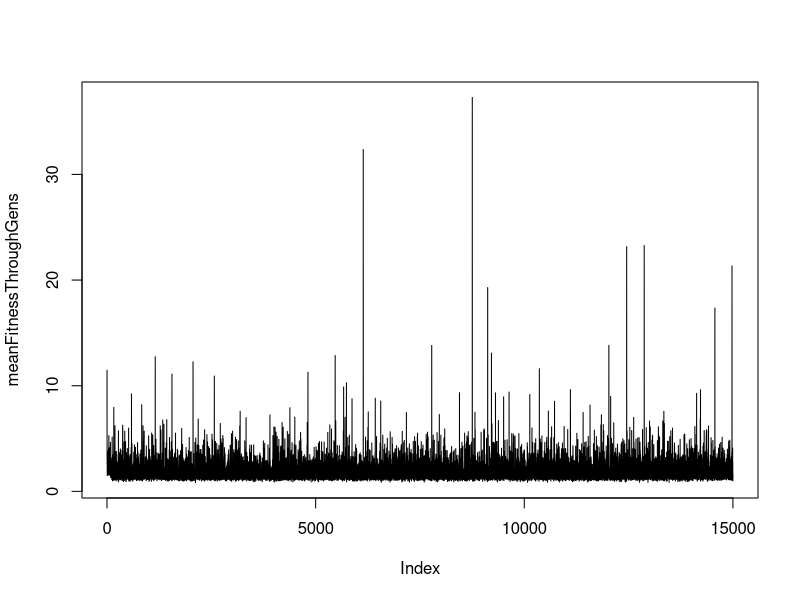
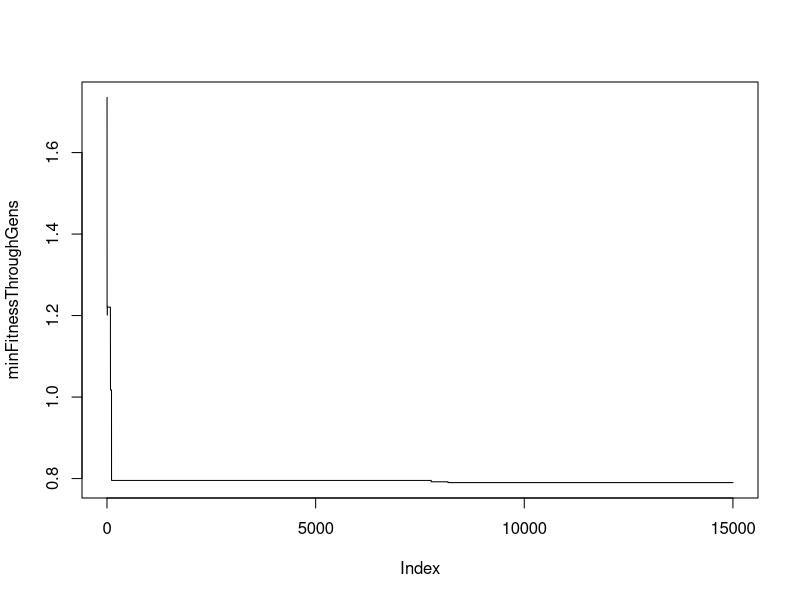
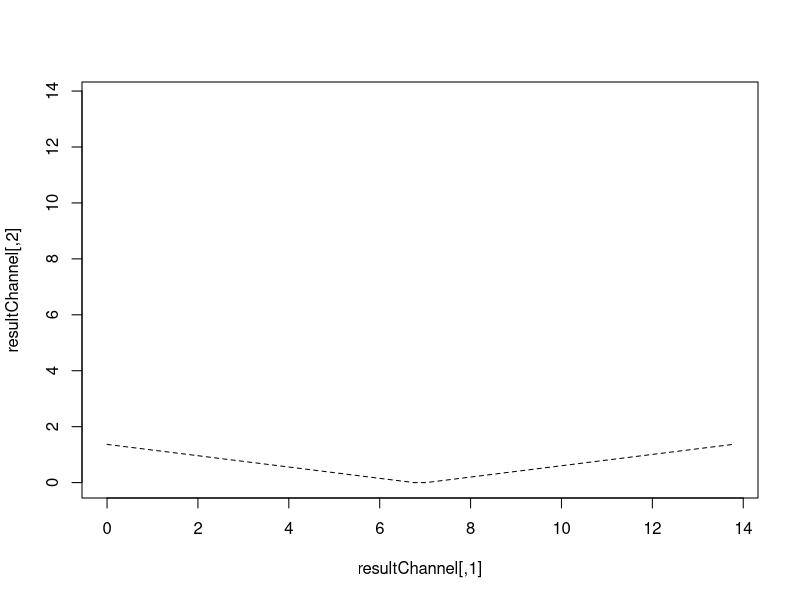

Generate these figures, in order, with R:
rm(list=ls())

library(pracma)

#set.seed(2)

##########

bkfWidth = 12
bkfDepth = 1
bottomWidth = bkfWidth/2

slopeRange = c(0.040,0.040)
nRange = c(0.050,0.08)

idealStats = c(12.72,1.05,12.3,26.28) # width, depth, area, volumetric flow rate, units are feet and seconds

wWeight = 2 # relative weights for width, depth, area and flow
dWeight = 1
aWeight = 3
qWeight = 4


numGenerations = 15000
popSize = 25
mutaters = 4
elitism = 0
tourneySize = 4

volatility = 1

##########

currentGen = 1

inSlope = runif(1,min=slopeRange[1],max=slopeRange[2])
inN = runif(1,min=nRange[1],max=nRange[2])

weights = c(wWeight,dWeight,aWeight,qWeight)

initialChannelSet = c(bkfWidth, bkfDepth, bottomWidth, inSlope, inN) # seed channel

repairChannel = function(channelSet) { # need something better than set back to 1
  
  if(channelSet[1] < 0) {
    channelSet[1] = 1
  }
  
  if(channelSet[2] < 0) {
    channelSet[2] = 1
  }
  
  if(channelSet[3] < 0) {
    channelSet[3] = 1
  }
  
  if(channelSet[3] > channelSet[1]) {
    channelSet[3] = channelSet[1]
  }
  
  if (channelSet[4] < min(slopeRange)) {
    channelSet[4] = min(slopeRange)
  } else if (channelSet[4] > max(slopeRange)) {
    channelSet[4] = max(slopeRange)
  }
  
  if (channelSet[5] < min(nRange)) {
    channelSet[5] = min(nRange)
  } else if (channelSet[5] > max(nRange)) {
    channelSet[5] = max(nRange)
  }
  
  return(channelSet)
  
}

peturbChannel = function(channelSet) {
  
  channelSet[1] = channelSet[1] + rnorm(1,mean=0,sd=channelSet[1]*volatility)
  channelSet[2] = channelSet[2] + rnorm(1,mean=0,sd=channelSet[2]*volatility)
  channelSet[3] = channelSet[3] + rnorm(1,mean=0,sd=channelSet[3]*volatility)
  
  channelSet[4] = channelSet[4] + rnorm(1,mean=0,sd=diff(slopeRange)*volatility*.25)
  channelSet[5] = channelSet[5] + rnorm(1,mean=0,sd=diff(nRange)*volatility*.25)
  
  channelSet = repairChannel(channelSet)
  
  return(channelSet)
}

##### Chanel data funcs

getChanW = function(channelSet) {
  
  width = channelSet[1]
  return(width)
  
}

getChanA = function(channelSet) {
  
  top = channelSet[1]
  depth = channelSet[2]
  bottom = channelSet[3]
  
  area = (top+bottom)/2 * depth
  return(area)
  
}

getChanD = function(channelSet) {
  
  area = getChanA(channelSet)
  width = getChanW(channelSet)
  depth = area / width
  return(depth)
  
}

getChanWP = function(channelSet) {
  
  top = channelSet[1]
  depth = channelSet[2]
  bottom = channelSet[3]
  
  deltaXSlope = (top-bottom)/2
  deltaySlope = depth
  
  slopeLength = sqrt(deltaXSlope^2 + deltaySlope^2)
  
  wettedPerimeter = bottom+(slopeLength*2)
  return(wettedPerimeter)
  
}

getChanQ = function(channelSet) { #this is the IMPERIAL eqn
  
  n = channelSet[5]
  slope = channelSet[4]
  area = getChanA(channelSet)
  wettedP = getChanWP(channelSet)
  hydRadius = area / wettedP
  
  flow = (1.49/n) * area * hydRadius^(2/3) * sqrt(slope)
  return(flow)
  
}

getChanStats = function(channelSet) { # dims are ft and seconds
  
  
  width = getChanW(channelSet)
  depth = getChanD(channelSet)
  area = getChanA(channelSet)
  flow = getChanQ(channelSet)
  
  statvec = c(width,depth,area,flow)
  return(statvec)
  
}

popChanStats = function(population) { # makes a matrix, each row the w/d/a/q for a population of channels
  
  statMat = matrix(0,nrow(population),4)
  for (i in 1:nrow(population)) {
    
    statMat[i,] = getChanStats(currentPop[i,])
    
  }
  return(statMat)
  
}

objFunction = function(ideal,actual,weights) { # will need a way to penalize roughness; lower obj function scores are better
  
  absoluteOff = actual - ideal
  perOff = absoluteOff / ideal
  weightedOff = perOff * weights
  
  distanceOff = dist(rbind(weightedOff,c(0,0,0,0)))
  
  
  return(as.numeric(distanceOff))
  
}

evaluatePopulationFitness = function(ideal,statMat,weights) {
  
  
  fitnessVec = matrix(0,nrow(statMat),1)
  for (i in 1:nrow(statMat)) {
    
    fitnessVec[i] = objFunction(ideal,statMat[i,],weights)
    
  }
  return(fitnessVec)
}

######## initialize the population
seed = initialChannelSet
secondChannel = peturbChannel(seed)
currentPop = rbind(seed,secondChannel)

for (i in 3:popSize) {
  
  nextChannel = peturbChannel(currentPop[1,])
  currentPop = rbind(currentPop,nextChannel)
  
}

row.names(currentPop) = 1:nrow(currentPop)
colnames(currentPop) = c("Bkf Width", "Bkf Depth", "Bottom Width", "Slope", "n")



recombine = function(channelListA,channelListB) {
  
  channelMat = rbind(channelListA,channelListB)
  
  chooseVec = c(1,2)
  sampler = sample(chooseVec,5,replace=TRUE)
  
  offspring = NULL
  for (i in 1:5) {
    offspring[i] = channelMat[sampler[i],i]
  }
  
  offspring = repairChannel(offspring)
  return(offspring)
  
}

channelAverage = function(channelListA,channelListB) {
  
  offspring = (channelListA+channelListB)/2
  
  offspring = repairChannel(offspring)
  return(offspring)
  
}

reproduce = function(channelListA,channelListB) {
  
  sampler = sample(c(TRUE,FALSE),1)
  
  if (sampler) {
    offspring = recombine(channelListA,channelListB)
  } else {
    offspring = channelAverage(channelListA,channelListB)
  }
  
  return(offspring)
  
}


tournament = function(orderedPopulation, orderedFitnessVector, tourneySize) {
  
  sampler = sample(1:length(orderedFitnessVector), tourneySize)
  winningNumber = min(sampler)
  winner = orderedPopulation[winningNumber,]
  return(winner)
  
}


meanFitnessThroughGens = NULL
minFitnessThroughGens = NULL
while (currentGen <= numGenerations) {
  
  stats = popChanStats(currentPop)
  fitness = evaluatePopulationFitness(idealStats,stats,weights)
  ranking = order(fitness)
  
  currentFitnessMean = mean(fitness)
  currentFitnessMin = min(fitness)
  meanFitnessThroughGens[currentGen] = currentFitnessMean
  minFitnessThroughGens[currentGen] = currentFitnessMin
  
  orderedFitness = fitness[ranking]
  orderedPopulation = currentPop[ranking,]
  
  numNewoffspring = popSize - elitism
  
  # tournament selection - two tournaments per offspring
  newGeneration = NULL
  
  for (i in 1:numNewoffspring) {
    
    tourneyWinnerOne = tournament(orderedPopulation,orderedFitness,tourneySize)
    tourneyWinnerTwo = tournament(orderedPopulation,orderedFitness,tourneySize)
    #offspring = reproduce(tourneyWinnerOne,tourneyWinnerTwo)
    offspring = recombine(tourneyWinnerOne,tourneyWinnerTwo)
    newGeneration = rbind(newGeneration,offspring)
    
  }
  
  for (i in 1:mutaters) {
    
    sampler = sample(1:nrow(newGeneration),1)
    newGeneration[sampler,] = peturbChannel(newGeneration[sampler,])
    
  }
  
  
  if (elitism != 0) {
    for (i in 1:elitism) {
      rbind(orderedPopulation[i,],newGeneration)
    }
  }
  
  
  currentGen = currentGen + 1
  if (currentGen%%20 == 0) {
    print(paste("Current gen: ", currentGen,". Mean fitness: ", round(currentFitnessMean,2),". Min Fitness: ", round(currentFitnessMin,2),".", sep=''))
  }
  
  currentPop = newGeneration
  
}

## finally

stats = popChanStats(currentPop)
fitness = evaluatePopulationFitness(idealStats,stats,weights)
ranking = order(fitness)

meanFitnessThroughGens[currentGen] = mean(fitness)
minFitnessThroughGens[currentGen] = min(fitness)

orderedStats = stats[ranking,]
orderedFitness = fitness[ranking]
orderedPopulation = currentPop[ranking,]


result = orderedPopulation[1,]
resultStats =  orderedStats[1,]

plot(meanFitnessThroughGens,type='l')
plot(minFitnessThroughGens,type='l')


constructChannel = function(channelSet) {
  
  depth = channelSet[2]
  bkfWidth = channelSet[1]
  bottomWidth = channelSet[3]
  
  deltaXSlope = (bkfWidth-bottomWidth)/2
  
  p1 = c(0,depth)
  p2 = c(deltaXSlope,0)
  p3 = c(deltaXSlope+bottomWidth,0)
  p4 = c(bkfWidth,depth)
  
  channel = rbind(p1,p2,p3,p4)
  return(channel)
  
}

resultChannel = constructChannel(result)
lim = max(resultChannel)
plot(resultChannel,type='l',xlim=c(0,lim),ylim=c(0,lim),lty=2)
